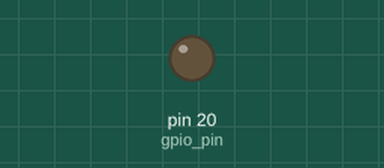
Simulated run of this program. Board: MicroPython board. Parts: output pins drawn as LEDs (lit = HIGH). At 17.8 s the program stops and its outputs stay as they are.

Above: at 0.5 s.
At 16.5 s:
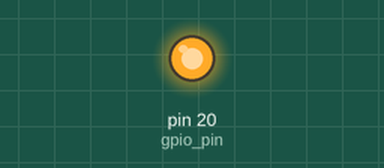
Timing chart, 0 to 19.1 s (numbered marks = the images above):
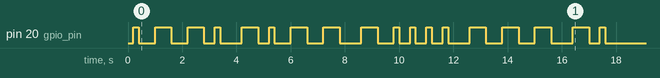

The program:

main.py
```python
from machine import Pin
import time

gpio_pin = Pin(20, Pin.OUT)

#
# def pulse(pin, high_time, low_time):
#     pin.value(1)
#     time.sleep(high_time)
#     pin.value(0)
#     time.sleep(low_time)


def morse(pin, dot_length, text):
    for i in text:
        if i == '.':
            pin.value(0)
            time.sleep(dot_length)
            pin.value(1)
            time.sleep(dot_length)
            pin.value(0)
            time.sleep(dot_length)
        else:
            pin.value(0)
            time.sleep(dot_length)
        if i == "-":
            pin.value(0)
            time.sleep(dot_length)
            pin.value(1)
            time.sleep(dot_length)
            pin.value(1)
            time.sleep(dot_length)
            pin.value(1)
            time.sleep(dot_length)
            pin.value(0)
            time.sleep(dot_length)

morse(gpio_pin, 0.2, ".--. -.-- - .... --- -.")
```

Measured:
- by itself, pin 20 (gpio_pin): LOW → HIGH at 0.20 s, → LOW 0.20 s later, → HIGH 0.60 s later, → LOW 0.60 s later, … (36 changes in this stretch)
